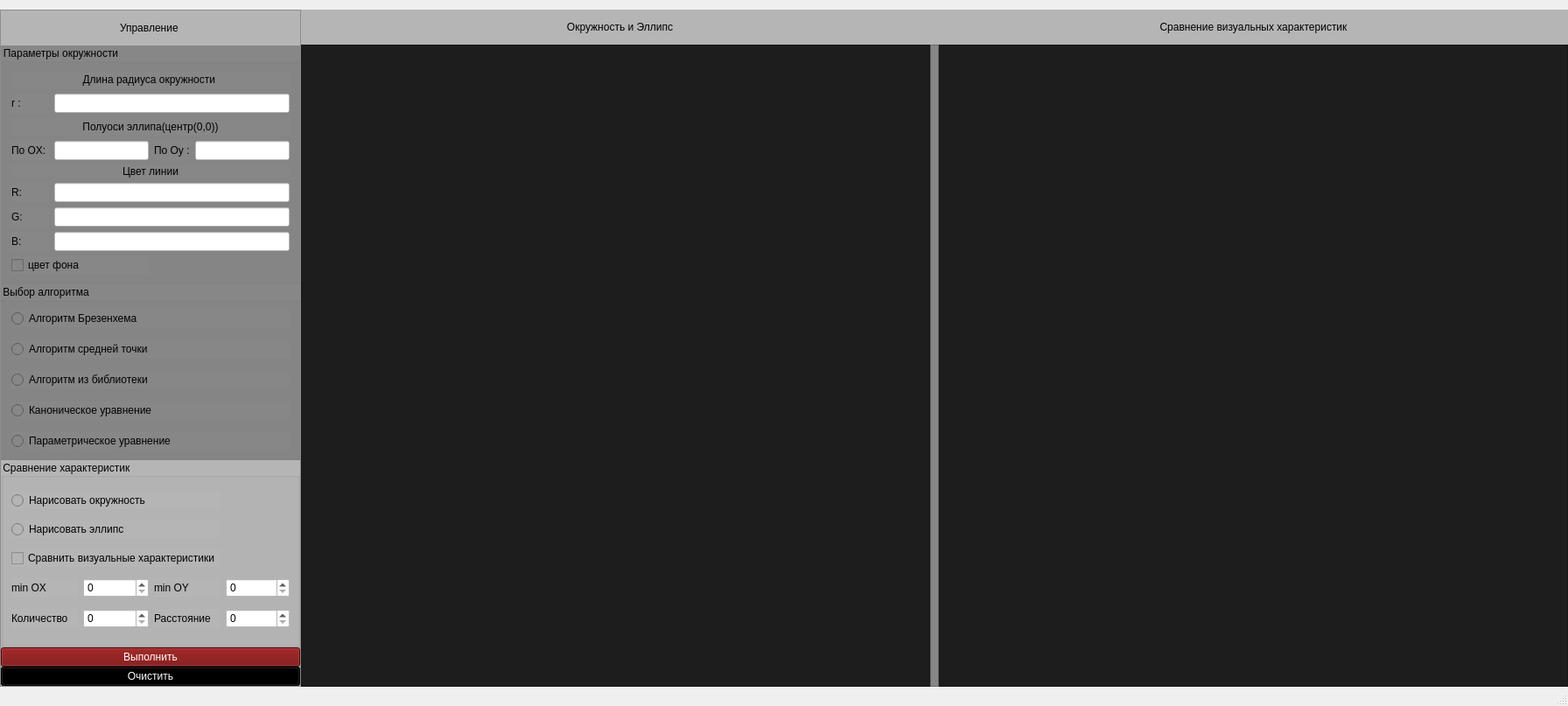
<?xml version="1.0" encoding="UTF-8"?>
<ui version="4.0">
 <class>MainWindow</class>
 <widget class="QMainWindow" name="MainWindow">
  <property name="geometry">
   <rect>
    <x>0</x>
    <y>0</y>
    <width>1792</width>
    <height>807</height>
   </rect>
  </property>
  <property name="windowTitle">
   <string>MainWindow</string>
  </property>
  <property name="animated">
   <bool>false</bool>
  </property>
  <widget class="QWidget" name="centralwidget">
   <layout class="QGridLayout" name="gridLayout">
    <property name="leftMargin">
     <number>0</number>
    </property>
    <property name="topMargin">
     <number>11</number>
    </property>
    <property name="rightMargin">
     <number>0</number>
    </property>
    <property name="bottomMargin">
     <number>0</number>
    </property>
    <property name="spacing">
     <number>0</number>
    </property>
    <item row="0" column="3">
     <widget class="QLabel" name="label_13">
      <property name="sizePolicy">
       <sizepolicy hsizetype="Preferred" vsizetype="Fixed">
        <horstretch>0</horstretch>
        <verstretch>0</verstretch>
       </sizepolicy>
      </property>
      <property name="minimumSize">
       <size>
        <width>0</width>
        <height>40</height>
       </size>
      </property>
      <property name="styleSheet">
       <string notr="true">background-color: rgb(181, 181, 181)</string>
      </property>
      <property name="text">
       <string> Сравнение визуальных характеристик </string>
      </property>
      <property name="alignment">
       <set>Qt::AlignCenter</set>
      </property>
     </widget>
    </item>
    <item row="0" column="1" colspan="2">
     <widget class="QLabel" name="label_12">
      <property name="sizePolicy">
       <sizepolicy hsizetype="Preferred" vsizetype="Fixed">
        <horstretch>0</horstretch>
        <verstretch>0</verstretch>
       </sizepolicy>
      </property>
      <property name="minimumSize">
       <size>
        <width>0</width>
        <height>40</height>
       </size>
      </property>
      <property name="styleSheet">
       <string notr="true">background-color: rgb(181, 181, 181)</string>
      </property>
      <property name="text">
       <string>Окружность и Эллипс</string>
      </property>
      <property name="textFormat">
       <enum>Qt::AutoText</enum>
      </property>
      <property name="alignment">
       <set>Qt::AlignCenter</set>
      </property>
     </widget>
    </item>
    <item row="1" column="2">
     <widget class="QFrame" name="frame_4">
      <property name="sizePolicy">
       <sizepolicy hsizetype="Fixed" vsizetype="Preferred">
        <horstretch>0</horstretch>
        <verstretch>0</verstretch>
       </sizepolicy>
      </property>
      <property name="minimumSize">
       <size>
        <width>10</width>
        <height>0</height>
       </size>
      </property>
      <property name="styleSheet">
       <string notr="true">background-color: rgb(135, 135, 135)
</string>
      </property>
      <property name="frameShape">
       <enum>QFrame::StyledPanel</enum>
      </property>
      <property name="frameShadow">
       <enum>QFrame::Raised</enum>
      </property>
     </widget>
    </item>
    <item row="0" column="0" rowspan="2">
     <widget class="QFrame" name="frame">
      <property name="sizePolicy">
       <sizepolicy hsizetype="Fixed" vsizetype="Preferred">
        <horstretch>0</horstretch>
        <verstretch>0</verstretch>
       </sizepolicy>
      </property>
      <property name="minimumSize">
       <size>
        <width>300</width>
        <height>0</height>
       </size>
      </property>
      <property name="layoutDirection">
       <enum>Qt::LeftToRight</enum>
      </property>
      <property name="styleSheet">
       <string notr="true">background-color: rgb(181, 181, 181)</string>
      </property>
      <property name="frameShape">
       <enum>QFrame::StyledPanel</enum>
      </property>
      <property name="frameShadow">
       <enum>QFrame::Raised</enum>
      </property>
      <layout class="QVBoxLayout" name="verticalLayout_2">
       <property name="spacing">
        <number>0</number>
       </property>
       <property name="sizeConstraint">
        <enum>QLayout::SetDefaultConstraint</enum>
       </property>
       <property name="leftMargin">
        <number>0</number>
       </property>
       <property name="topMargin">
        <number>0</number>
       </property>
       <property name="rightMargin">
        <number>0</number>
       </property>
       <property name="bottomMargin">
        <number>0</number>
       </property>
       <item>
        <widget class="QLabel" name="label_11">
         <property name="sizePolicy">
          <sizepolicy hsizetype="Preferred" vsizetype="Fixed">
           <horstretch>0</horstretch>
           <verstretch>0</verstretch>
          </sizepolicy>
         </property>
         <property name="minimumSize">
          <size>
           <width>0</width>
           <height>40</height>
          </size>
         </property>
         <property name="text">
          <string>Управление </string>
         </property>
         <property name="alignment">
          <set>Qt::AlignCenter</set>
         </property>
        </widget>
       </item>
       <item>
        <widget class="QGroupBox" name="groupBox">
         <property name="sizePolicy">
          <sizepolicy hsizetype="Preferred" vsizetype="Preferred">
           <horstretch>0</horstretch>
           <verstretch>0</verstretch>
          </sizepolicy>
         </property>
         <property name="styleSheet">
          <string notr="true">background-color: rgb(135, 135, 135)</string>
         </property>
         <property name="title">
          <string>Параметры окружности</string>
         </property>
         <layout class="QGridLayout" name="gridLayout_3">
          <item row="5" column="3">
           <widget class="QLineEdit" name="oyEdit">
            <property name="sizePolicy">
             <sizepolicy hsizetype="Fixed" vsizetype="Fixed">
              <horstretch>0</horstretch>
              <verstretch>0</verstretch>
             </sizepolicy>
            </property>
            <property name="minimumSize">
             <size>
              <width>50</width>
              <height>0</height>
             </size>
            </property>
            <property name="styleSheet">
             <string notr="true">background-color: rgb(255, 255, 255)
</string>
            </property>
           </widget>
          </item>
          <item row="7" column="0">
           <widget class="QLabel" name="label_8">
            <property name="text">
             <string>R: </string>
            </property>
           </widget>
          </item>
          <item row="9" column="0">
           <widget class="QLabel" name="label_10">
            <property name="text">
             <string>B: </string>
            </property>
           </widget>
          </item>
          <item row="8" column="0">
           <widget class="QLabel" name="label_9">
            <property name="text">
             <string>G: </string>
            </property>
           </widget>
          </item>
          <item row="9" column="1" colspan="3">
           <widget class="QLineEdit" name="bEdit">
            <property name="styleSheet">
             <string notr="true">background-color: rgb(255, 255, 255)</string>
            </property>
           </widget>
          </item>
          <item row="0" column="0" colspan="4">
           <widget class="QLabel" name="label">
            <property name="sizePolicy">
             <sizepolicy hsizetype="Preferred" vsizetype="Fixed">
              <horstretch>0</horstretch>
              <verstretch>0</verstretch>
             </sizepolicy>
            </property>
            <property name="minimumSize">
             <size>
              <width>0</width>
              <height>20</height>
             </size>
            </property>
            <property name="text">
             <string>Длина радиуса окружности </string>
            </property>
            <property name="alignment">
             <set>Qt::AlignCenter</set>
            </property>
           </widget>
          </item>
          <item row="7" column="1" colspan="3">
           <widget class="QLineEdit" name="rEdit">
            <property name="styleSheet">
             <string notr="true">background-color: rgb(255, 255, 255)
</string>
            </property>
           </widget>
          </item>
          <item row="6" column="0" colspan="4">
           <widget class="QLabel" name="label_7">
            <property name="text">
             <string>Цвет линии</string>
            </property>
            <property name="alignment">
             <set>Qt::AlignCenter</set>
            </property>
           </widget>
          </item>
          <item row="8" column="1" colspan="3">
           <widget class="QLineEdit" name="gEdit">
            <property name="styleSheet">
             <string notr="true">background-color: rgb(255, 255, 255)</string>
            </property>
           </widget>
          </item>
          <item row="2" column="0">
           <widget class="QLabel" name="label_3">
            <property name="text">
             <string>r : </string>
            </property>
           </widget>
          </item>
          <item row="4" column="0" colspan="4">
           <widget class="QLabel" name="label_4">
            <property name="sizePolicy">
             <sizepolicy hsizetype="Preferred" vsizetype="Fixed">
              <horstretch>0</horstretch>
              <verstretch>0</verstretch>
             </sizepolicy>
            </property>
            <property name="minimumSize">
             <size>
              <width>0</width>
              <height>20</height>
             </size>
            </property>
            <property name="text">
             <string>Полуоси эллипа(центр(0,0))</string>
            </property>
            <property name="alignment">
             <set>Qt::AlignCenter</set>
            </property>
           </widget>
          </item>
          <item row="2" column="1" colspan="3">
           <widget class="QLineEdit" name="radEdit">
            <property name="sizePolicy">
             <sizepolicy hsizetype="Expanding" vsizetype="Fixed">
              <horstretch>0</horstretch>
              <verstretch>0</verstretch>
             </sizepolicy>
            </property>
            <property name="minimumSize">
             <size>
              <width>50</width>
              <height>0</height>
             </size>
            </property>
            <property name="styleSheet">
             <string notr="true">background-color: rgb(255, 255, 255)</string>
            </property>
           </widget>
          </item>
          <item row="5" column="0">
           <widget class="QLabel" name="label_6">
            <property name="text">
             <string>По OX: </string>
            </property>
           </widget>
          </item>
          <item row="5" column="1">
           <widget class="QLineEdit" name="oxEdit">
            <property name="sizePolicy">
             <sizepolicy hsizetype="Fixed" vsizetype="Fixed">
              <horstretch>0</horstretch>
              <verstretch>0</verstretch>
             </sizepolicy>
            </property>
            <property name="minimumSize">
             <size>
              <width>50</width>
              <height>0</height>
             </size>
            </property>
            <property name="styleSheet">
             <string notr="true">background-color: rgb(255, 255, 255)</string>
            </property>
           </widget>
          </item>
          <item row="5" column="2">
           <widget class="QLabel" name="label_5">
            <property name="text">
             <string>По Oy :</string>
            </property>
           </widget>
          </item>
          <item row="10" column="0" colspan="2">
           <widget class="QCheckBox" name="colorCHB">
            <property name="text">
             <string>цвет фона </string>
            </property>
           </widget>
          </item>
         </layout>
        </widget>
       </item>
       <item>
        <widget class="QGroupBox" name="groupBox_2">
         <property name="sizePolicy">
          <sizepolicy hsizetype="Preferred" vsizetype="Fixed">
           <horstretch>0</horstretch>
           <verstretch>0</verstretch>
          </sizepolicy>
         </property>
         <property name="styleSheet">
          <string notr="true">background-color: rgb(135, 135, 135)</string>
         </property>
         <property name="title">
          <string>Выбор алгоритма</string>
         </property>
         <layout class="QVBoxLayout" name="verticalLayout">
          <property name="spacing">
           <number>15</number>
          </property>
          <item>
           <widget class="QRadioButton" name="brezenRB">
            <property name="text">
             <string>Алгоритм Брезенхема</string>
            </property>
           </widget>
          </item>
          <item>
           <widget class="QRadioButton" name="midpointRB">
            <property name="text">
             <string>Алгоритм средней точки </string>
            </property>
           </widget>
          </item>
          <item>
           <widget class="QRadioButton" name="libRB">
            <property name="text">
             <string>Алгоритм из библиотеки</string>
            </property>
           </widget>
          </item>
          <item>
           <widget class="QRadioButton" name="canonRB">
            <property name="text">
             <string>Каноническое уравнение </string>
            </property>
           </widget>
          </item>
          <item>
           <widget class="QRadioButton" name="paramRB">
            <property name="text">
             <string>Параметрическое уравнение </string>
            </property>
           </widget>
          </item>
         </layout>
        </widget>
       </item>
       <item>
        <widget class="QGroupBox" name="groupBox_3">
         <property name="sizePolicy">
          <sizepolicy hsizetype="Preferred" vsizetype="Preferred">
           <horstretch>0</horstretch>
           <verstretch>0</verstretch>
          </sizepolicy>
         </property>
         <property name="styleSheet">
          <string notr="true">background-color: rgb(135, 135, 135);

QSpinbox{
background-color: rgb(255, 255, 255);
}</string>
         </property>
         <property name="title">
          <string>Сравнение характеристик </string>
         </property>
         <property name="checkable">
          <bool>false</bool>
         </property>
         <layout class="QGridLayout" name="gridLayout_2">
          <item row="4" column="3">
           <widget class="QSpinBox" name="minOY">
            <property name="styleSheet">
             <string notr="true">background-color: rgb(255, 255, 255);</string>
            </property>
            <property name="maximum">
             <number>1000</number>
            </property>
           </widget>
          </item>
          <item row="0" column="0" colspan="3">
           <widget class="QRadioButton" name="circleRB">
            <property name="text">
             <string>Нарисовать окружность </string>
            </property>
           </widget>
          </item>
          <item row="1" column="0" colspan="3">
           <widget class="QRadioButton" name="ellipseRB">
            <property name="text">
             <string>Нарисовать эллипс</string>
            </property>
           </widget>
          </item>
          <item row="2" column="0" colspan="3">
           <widget class="QCheckBox" name="cmpCHB">
            <property name="text">
             <string>Сравнить визуальные характеристики</string>
            </property>
           </widget>
          </item>
          <item row="4" column="2">
           <widget class="QLabel" name="label_15">
            <property name="text">
             <string>min OY</string>
            </property>
           </widget>
          </item>
          <item row="4" column="0">
           <widget class="QLabel" name="label_14">
            <property name="text">
             <string>min OX</string>
            </property>
           </widget>
          </item>
          <item row="5" column="0">
           <widget class="QLabel" name="label_17">
            <property name="text">
             <string>Количество</string>
            </property>
           </widget>
          </item>
          <item row="4" column="1">
           <widget class="QSpinBox" name="minOX">
            <property name="styleSheet">
             <string notr="true">background-color: rgb(255, 255, 255);</string>
            </property>
            <property name="maximum">
             <number>10000</number>
            </property>
           </widget>
          </item>
          <item row="5" column="1">
           <widget class="QSpinBox" name="stepEdit">
            <property name="styleSheet">
             <string notr="true">background-color: rgb(255, 255, 255);</string>
            </property>
           </widget>
          </item>
          <item row="5" column="3">
           <widget class="QSpinBox" name="distEdit">
            <property name="styleSheet">
             <string notr="true">background-color: rgb(255, 255, 255);</string>
            </property>
           </widget>
          </item>
          <item row="5" column="2">
           <widget class="QLabel" name="label_2">
            <property name="text">
             <string>Расстояние</string>
            </property>
           </widget>
          </item>
         </layout>
        </widget>
       </item>
       <item>
        <widget class="QPushButton" name="doButt">
         <property name="styleSheet">
          <string notr="true">color: rgb(255, 255, 255);
background-color: rgb(113, 0, 0)</string>
         </property>
         <property name="text">
          <string>Выполнить</string>
         </property>
        </widget>
       </item>
       <item>
        <widget class="QPushButton" name="clearButt">
         <property name="styleSheet">
          <string notr="true">background-color: rgb(0, 0, 0);
color: rgb(255, 255, 255)</string>
         </property>
         <property name="text">
          <string>Очистить</string>
         </property>
        </widget>
       </item>
      </layout>
     </widget>
    </item>
    <item row="1" column="1">
     <widget class="QFrame" name="circleFR">
      <property name="autoFillBackground">
       <bool>false</bool>
      </property>
      <property name="styleSheet">
       <string notr="true">background-color: rgb(29, 29, 29)</string>
      </property>
      <property name="frameShape">
       <enum>QFrame::StyledPanel</enum>
      </property>
      <property name="frameShadow">
       <enum>QFrame::Raised</enum>
      </property>
     </widget>
    </item>
    <item row="1" column="3">
     <widget class="QFrame" name="cmpFR">
      <property name="styleSheet">
       <string notr="true">background-color: rgb(29, 29, 29)</string>
      </property>
      <property name="frameShape">
       <enum>QFrame::StyledPanel</enum>
      </property>
      <property name="frameShadow">
       <enum>QFrame::Raised</enum>
      </property>
     </widget>
    </item>
   </layout>
  </widget>
  <widget class="QStatusBar" name="statusbar"/>
 </widget>
 <resources/>
 <connections/>
</ui>
